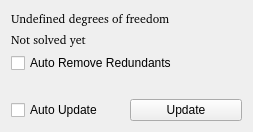
<?xml version="1.0" encoding="UTF-8"?>
<ui version="4.0">
 <class>TaskSketcherMessages</class>
 <widget class="QWidget" name="TaskSketcherMessages">
  <property name="geometry">
   <rect>
    <x>0</x>
    <y>0</y>
    <width>253</width>
    <height>115</height>
   </rect>
  </property>
  <property name="windowTitle">
   <string>Form</string>
  </property>
  <layout class="QVBoxLayout" name="verticalLayout">
   <item>
    <widget class="QLabel" name="labelConstrainStatus">
     <property name="font">
      <font>
       <family>Bitstream Charter</family>
       <pointsize>9</pointsize>
      </font>
     </property>
     <property name="text">
      <string>Undefined degrees of freedom</string>
     </property>
     <property name="wordWrap">
      <bool>true</bool>
     </property>
    </widget>
   </item>
   <item>
    <widget class="QLabel" name="labelSolverStatus">
     <property name="font">
      <font>
       <family>Bitstream Charter</family>
       <pointsize>9</pointsize>
      </font>
     </property>
     <property name="text">
      <string>Not solved yet</string>
     </property>
     <property name="wordWrap">
      <bool>true</bool>
     </property>
    </widget>
   </item>
   <item>
    <widget class="Gui::PrefCheckBox" name="autoRemoveRedundants">
     <property name="toolTip">
      <string>Automatically removes redundant constraints.</string>
     </property>
     <property name="text">
      <string>Auto Remove Redundants</string>
     </property>
     <property name="checked">
      <bool>false</bool>
     </property>
     <property name="prefEntry" stdset="0">
      <cstring>AutoRemoveRedundants</cstring>
     </property>
     <property name="prefPath" stdset="0">
      <cstring>Mod/Sketcher</cstring>
     </property>
    </widget>
   </item>   
   <item>
    <spacer name="horizontalSpacer">
     <property name="orientation">
      <enum>Qt::Horizontal</enum>
     </property>
     <property name="sizeHint" stdset="0">
      <size>
       <width>40</width>
       <height>20</height>
      </size>
     </property>
    </spacer>
   </item>
   <item>
    <layout class="QHBoxLayout" name="horizontalLayout">
     <item>
      <widget class="Gui::PrefCheckBox" name="autoUpdate">
       <property name="toolTip">
        <string>Executes a recompute of the active document after every command</string>
       </property>
       <property name="text">
        <string>Auto Update</string>
       </property>
       <property name="checked">
        <bool>false</bool>
       </property>
       <property name="prefEntry" stdset="0">
        <cstring>AutoRecompute</cstring>
       </property>
       <property name="prefPath" stdset="0">
        <cstring>Mod/Sketcher</cstring>
       </property>
      </widget>
     </item>     
     <item>
      <widget class="QPushButton" name="manualUpdate">
       <property name="toolTip">
        <string>Forces a recompute of the active document</string>
       </property>
       <property name="text">
        <string>Update</string>
       </property>
      </widget>
     </item>
    </layout>
   </item>
  </layout>
 </widget>
 <customwidgets>
  <customwidget>
   <class>Gui::PrefCheckBox</class>
   <extends>QCheckBox</extends>
   <header>Gui/PrefWidgets.h</header>
  </customwidget>
 </customwidgets>
 <resources/>
 <connections/>
</ui>
